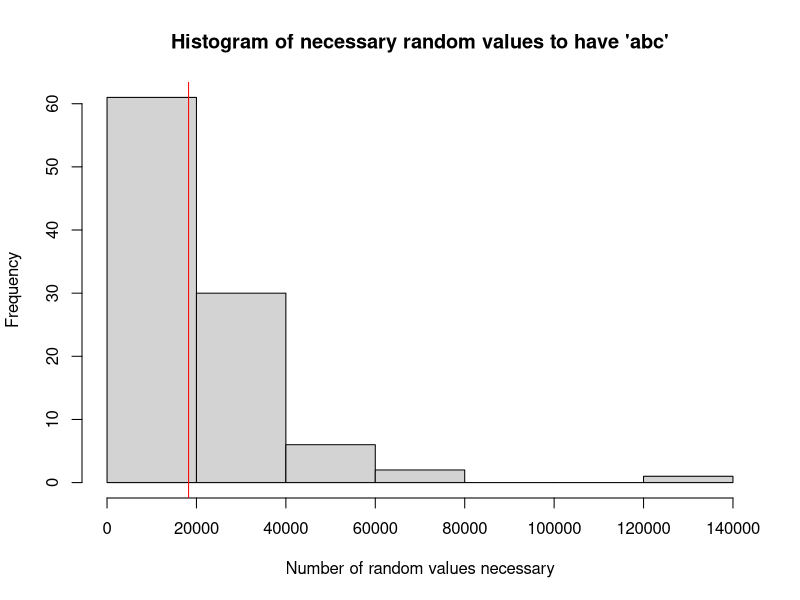

Recreate this plot in R.
library(zoo)

monkeyFun <- function(string, nSampleSize) {
  a <- proc.time()
  
  # split given string to vector of chars
  vCharChain <- strsplit(string, "")[[1]]
  # store char chain size
  nCharChainSize <- length(vCharChain)
  
  # set helping variables for counting loop iterations
  # and vector to store overlapping parts if window
  nCounter <- 0
  overlap <- NULL
  
  # take time in the beginning
  t0 <- proc.time()
  
  # while loop, which iterates as long as the string was randonmly created
  while(TRUE) {
    # counts the number of steps necessary for finding
    nCounter <- nCounter + 1
    
    # save a random sample of letters and add overlap from iteration before
    randomLetters <- c(overlap, sample(letters, nSampleSize, replace = TRUE))
    
    # calculate overlap to add it to chain in next iteration
    overlap <- tail(randomLetters, nCharChainSize)
    
    # search for matches
    matches <- rollapply(randomLetters, nCharChainSize, identical, vCharChain)
    
    if(sum(matches) >= 1) {
      # take time in the end
      t1 <- proc.time()
      
      # take position of first hit
      firstHit <- which(matches)[1]
      
      # calculate number of necessary random letters
      nRandomsNecessary <- nCounter*nSampleSize - (nSampleSize-firstHit)
      
      # break loop and return number of necessary random letters
      return(list(randomLetters = nRandomsNecessary, timeElapsed = (t1-t0)[[3]]))
    }
  }
}


evaluateMonkey <- function(string, nSampleSize, nSteps) {
  vRandomLetters <- NULL
  for(i in 1:nSteps) {
    result <- monkeyFun(string, nSampleSize)
    vRandomLetters <- c(vRandomLetters, result$randomLetters)
  }
  hist(vRandomLetters,
       xlab = "Number of random values necessary",
       main = paste("Histogram of necessary random values to have '", string, "'", sep = ""))
  abline(v = mean(vRandomLetters), col = "red")
}

evaluateMonkey("abc", nSampleSize = 10000, nSteps = 100)

